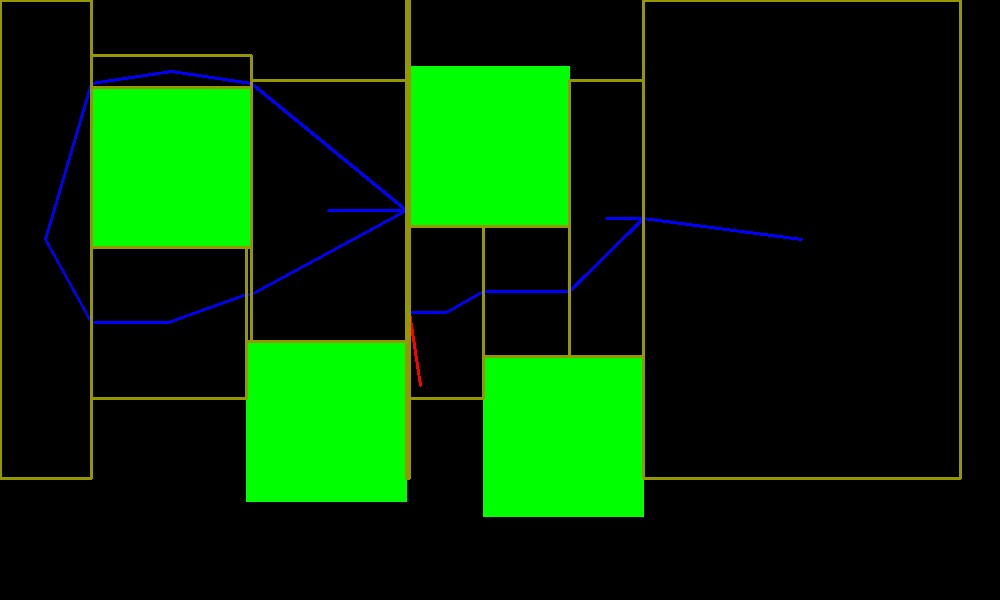
#> input picture Client/BaseStation/WorldVisionTest/image0.jpg, 1000 x 600 px, given in place of the camera
$ python mainForTestGab.py   (Python 2 division)
#> lines starting #> are read from the running program, lines starting #| are printed output that depends on the picture; after the words box and inside, x2 and y2 are one past the last pixel; in counts of white or black regions, pixels touching at a corner belong together
### Client/BaseStation/WorldVision/mapBuilder.py
import cv2
import map
#> further down, frame is the input picture: shape (600, 1000, 3); mean B, G, R 2.8, 46.9, 4.5
import numpy as np
from colorContainer import ColorContainer
from Factories.ShapeFactory import ShapeFactory

class MapBuilder:

    def __init__(self):
        self.__map = map.Map()
        self.shapeFactory = ShapeFactory()
        self.MIN_SHAPE_SIZE = 900
        self.LIMIT_SIZE = 300000


    def buildMapWithAllFilter(self, frame, map):
        blurMapImage = cv2.GaussianBlur(frame, (5, 5), 0)
        for gray in cv2.split(blurMapImage):
            for threshold in xrange(0, 255, 24):
                if threshold == 0:
                    binary = cv2.Canny(gray, 0, 100, apertureSize=5)
                    binary = cv2.dilate(binary, None)
                else:
                    retval, binary = cv2.threshold(gray, threshold, 255, cv2.THRESH_BINARY)
                contours, hierarchy = cv2.findContours(binary, cv2.RETR_LIST, cv2.CHAIN_APPROX_SIMPLE)
                for contour in contours:
                    contour_len = cv2.arcLength(contour, True)
                    lessPreciseContour = cv2.approxPolyDP(contour, 0.05*contour_len, True)
                    contour = cv2.approxPolyDP(contour, 0.02*contour_len, True)

                    if cv2.contourArea(contour) > self.MIN_SHAPE_SIZE and cv2.isContourConvex(contour) and cv2.contourArea(contour) < 3000:
                        myShape = self.shapeFactory.ConstructShape(contour)
                        if myShape.isEqualEdges() and myShape.checkAngleValue():
                            map.addShape(myShape)

                    if cv2.contourArea(contour) > self.LIMIT_SIZE and cv2.isContourConvex(contour):
                        if len(contour) == 4:
                            map.setMapLimit(contour)

                    if cv2.contourArea(lessPreciseContour) > self.LIMIT_SIZE and cv2.isContourConvex(lessPreciseContour):
                        if len(lessPreciseContour) == 4:
                            map.setMapLimit(lessPreciseContour)
#> this loop made 3 passes
#> binary: shape (600, 1000); every value is 0
#> after the loop, contour = [[411, 329], [411, 330], [410, 331], [410, 333], [411, 334], [412, 334], [412, 330]]

        self.buildByColorClosing(frame, map)
        self.buildByColorOpening(frame, map)
        map.setShapesColor(frame)
        map.filterRobot()
        map.deleteBlackShapes()

        return map

    def buildByColorClosing(self, frame, map):

        for color in ColorContainer.islandColors:
            hsvImage = cv2.cvtColor(frame,cv2.COLOR_BGR2HSV)
            coloredImage = cv2.inRange(hsvImage,color.lower,color.higher)

            kernel = np.ones((5,5),np.uint8)
            closing = cv2.morphologyEx(coloredImage, cv2.MORPH_CLOSE, kernel)

            contours, hierarchy = cv2.findContours(closing, cv2.RETR_LIST, cv2.CHAIN_APPROX_SIMPLE)
            for contour in contours:
                cnt_len = cv2.arcLength(contour, True)
                contour = cv2.approxPolyDP(contour, 0.02*cnt_len, True)
                if cv2.isContourConvex(contour) and cv2.contourArea(contour) > self.MIN_SHAPE_SIZE:
                    myShape = self.shapeFactory.ConstructShape(contour)

                    if myShape.isEqualEdges() and myShape.checkAngleValue():
                        map.addShape(myShape)
#> this loop made 4 passes
#> pass 1, in buildByColorClosing, `coloredImage = cv2.inRange(hsvImage,color.lower,color.higher)`:
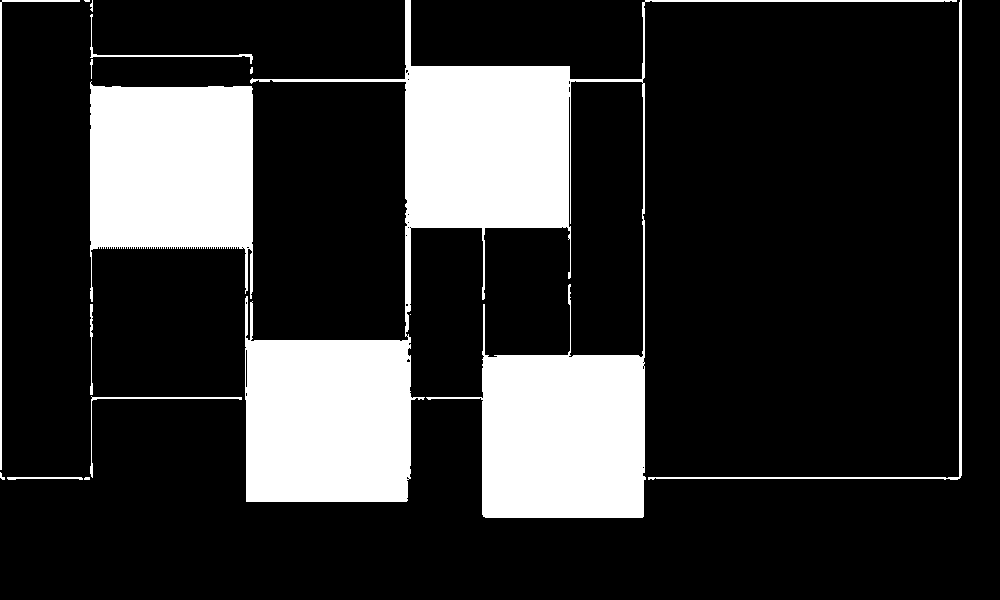
#> coloredImage: shape (600, 1000); 19.1% white; 15 white regions (4 under 20 px), largest, box (x1, y1, x2, y2) and area: (245, 0, 957, 518) 83648, (90, 81, 253, 302) 26649, (648, 0, 962, 480) 2064
#> pass 1, in buildByColorClosing, `closing = cv2.morphologyEx(coloredImage, cv2.MORPH_CLOSE, kernel)`:
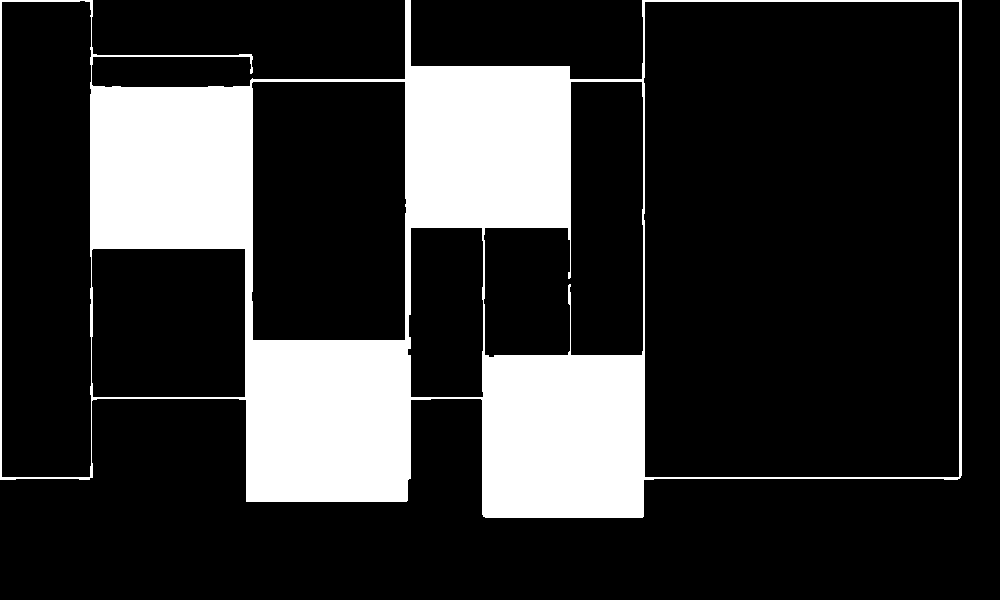
#> closing: shape (600, 1000); 19.3% white; 1 white region, box (x1, y1, x2, y2) and area: (0, 0, 962, 518) 115645
#> after the loop:
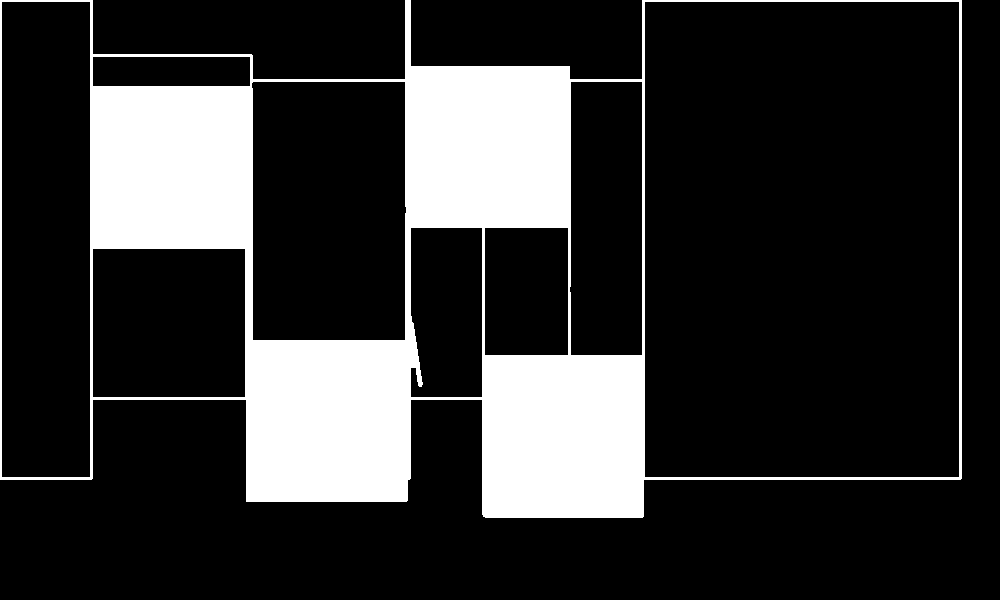
#> closing: shape (600, 1000); 19.7% white; 1 white region, box (x1, y1, x2, y2) and area: (0, 0, 962, 518) 117931
#> after the loop:
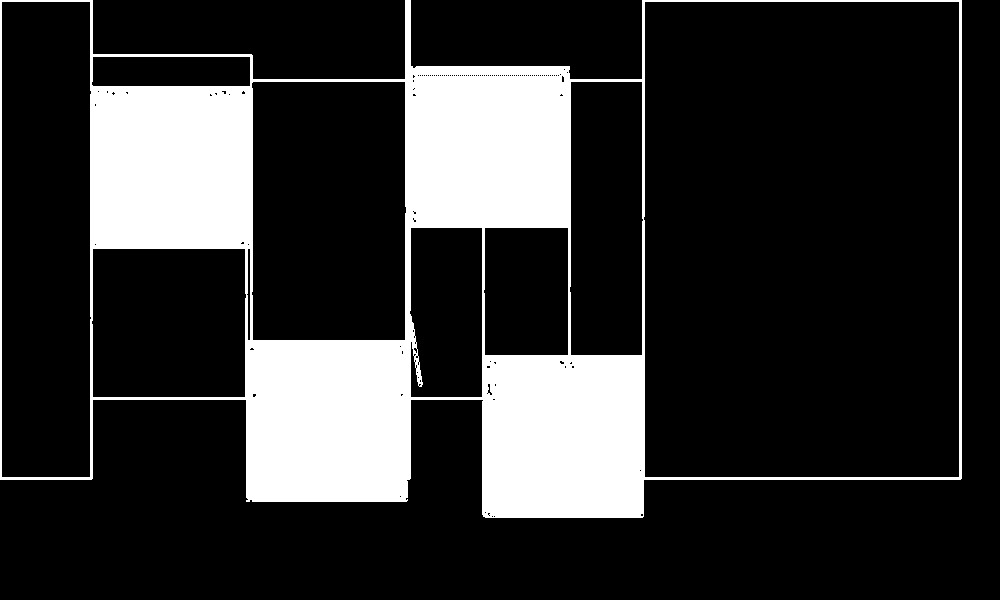
#> coloredImage: shape (600, 1000); 19.6% white; 1 white region, box (x1, y1, x2, y2) and area: (0, 0, 962, 518) 117357
#> after the loop, contour = contour of 11 points, box (x1, y1, x2, y2) (0, 0, 962, 518), area 435758

        return map

    def buildByColorOpening(self, frame, map):

        for color in ColorContainer.islandColors:
            hsvImage = cv2.cvtColor(frame,cv2.COLOR_BGR2HSV)
            coloredImage = cv2.inRange(hsvImage,color.lower,color.higher)

            kernel = np.ones((5,5),np.uint8)
            closing = cv2.morphologyEx(coloredImage, cv2.MORPH_OPEN, kernel)

            contours, hierarchy = cv2.findContours(closing, cv2.RETR_LIST, cv2.CHAIN_APPROX_SIMPLE)
            for contour in contours:
                cnt_len = cv2.arcLength(contour, True)
                contour = cv2.approxPolyDP(contour, 0.02*cnt_len, True)
                if cv2.isContourConvex(contour) and cv2.contourArea(contour) > self.MIN_SHAPE_SIZE:
                    myShape = self.shapeFactory.ConstructShape(contour)

                    if myShape.isEqualEdges() and myShape.checkAngleValue():
                        map.addShape(myShape)
#> this loop made 4 passes
#> pass 1, in buildByColorOpening, `closing = cv2.morphologyEx(coloredImage, cv2.MORPH_OPEN, kernel)`:
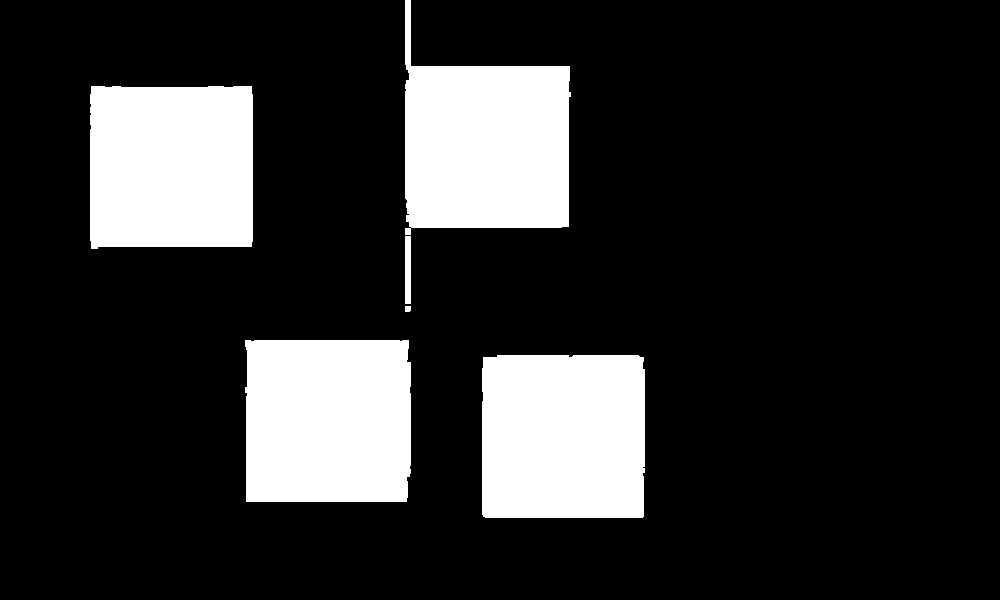
#> closing: shape (600, 1000); 17.7% white; 6 white regions, box (x1, y1, x2, y2) and area: (405, 0, 571, 235) 26915, (245, 340, 411, 502) 26544, (482, 355, 645, 518) 26426, (90, 86, 253, 249) 26118, (405, 236, 411, 304) 408, (405, 306, 411, 312) 35
#> pass 2, in buildByColorOpening, `closing = cv2.morphologyEx(coloredImage, cv2.MORPH_OPEN, kernel)`:
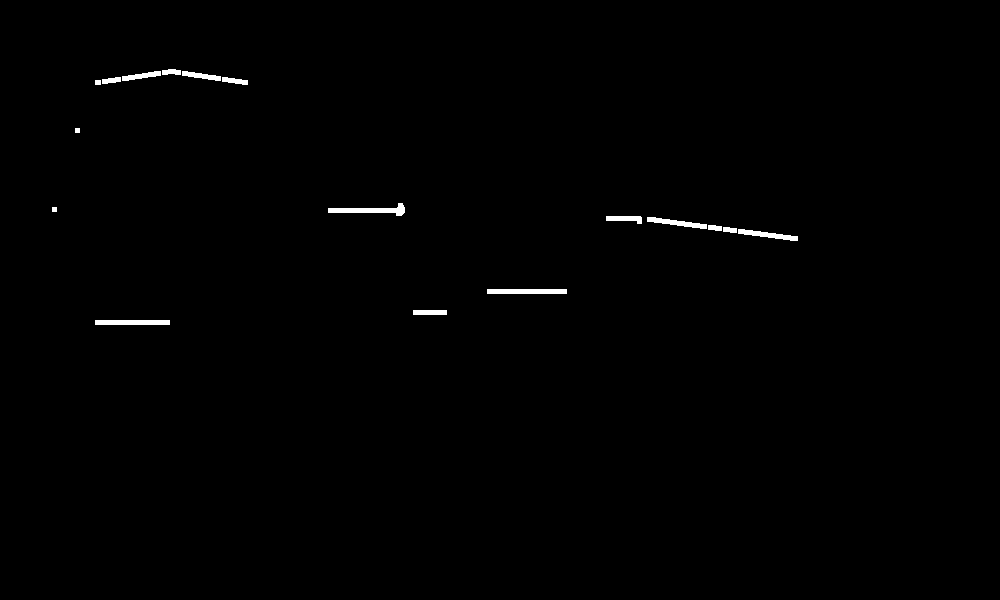
#> closing: shape (600, 1000); 0.52% white; 17 white regions, largest, box (x1, y1, x2, y2) and area: (328, 203, 405, 216) 436, (487, 289, 567, 294) 400, (95, 320, 170, 325) 375
#> after the loop, contour = contour of 9 points, box (x1, y1, x2, y2) (245, 0, 571, 502), area 52314
#> (the rest of the program and of its run is left out)
